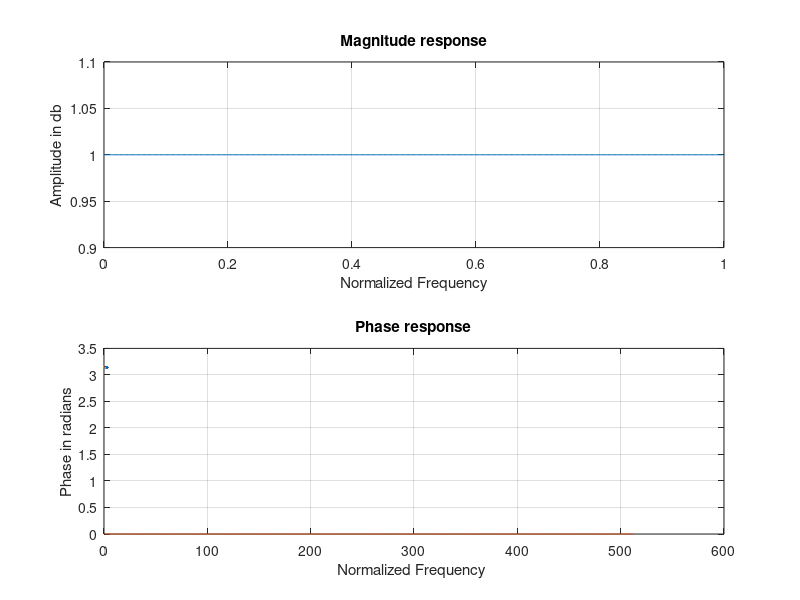

The MATLAB script that drew this image:
clc;
clear all;
b=input("Enter the coefficients of numerator: ");
a=input("Enter the coefficients of denominator: ");
[h,w]=freqz(b,a);
subplot(2,1,1);
plot(w/pi,abs(h));
grid on;
xlabel('Normalized Frequency');
ylabel('Amplitude in db');
title('Magnitude response');

subplot(2,1,2);
plot(w,pi,angle(h));
grid on;
xlabel('Normalized Frequency ');
ylabel('Phase in radians');
title('Phase response');